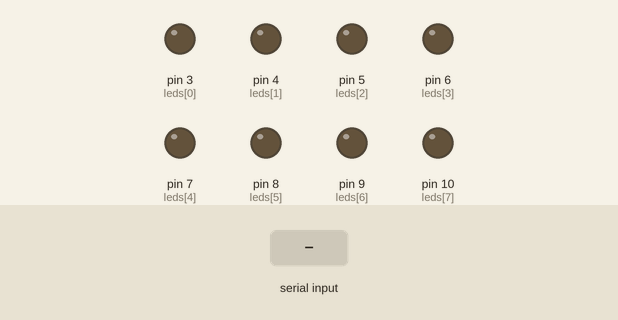
Bench run of a sketch on a simulated Arduino Uno, built with avr-gcc and run on an emulated ATmega328P. Parts: output pins drawn as LEDs (lit = HIGH). Inputs (shaded band) come from the test bench.

Above: at 1.2 s.
1.3 s: "90,45\n" received over Serial
At 2.4 s:
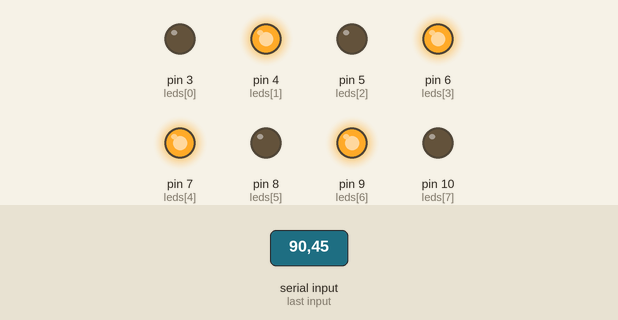
2.8 s: "30,150\n" received over Serial
At 3.5 s:
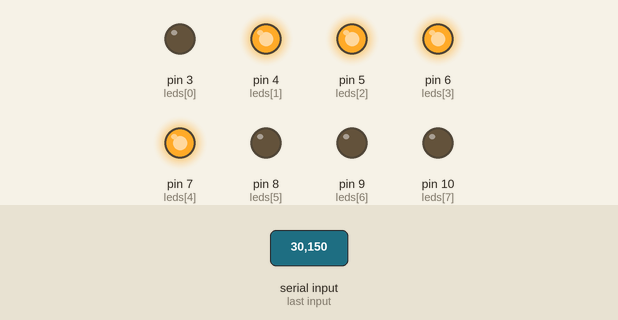
4.3 s: "1\n" received over Serial
At 5.5 s:
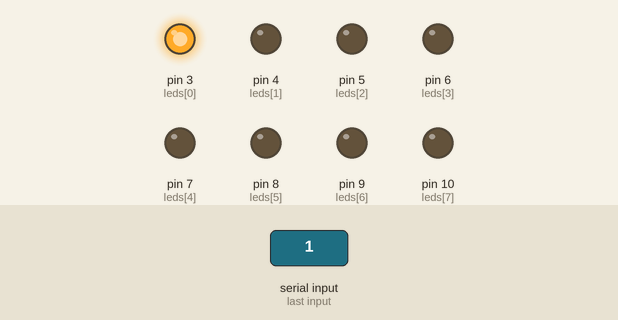
5.8 s: "5\n" received over Serial
At 6.8 s:
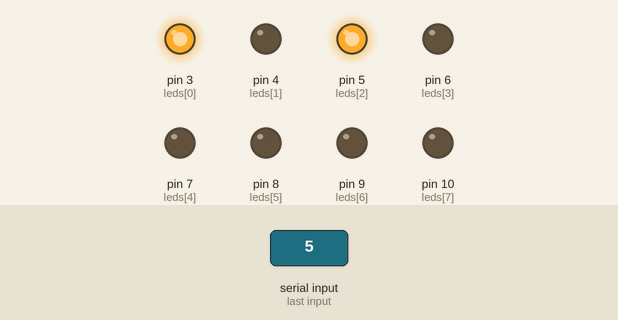
7.3 s: "200\n" received over Serial
At 8.0 s:
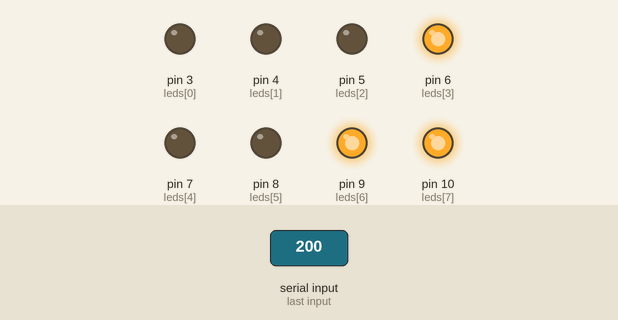
8.8 s: "0\n" received over Serial
At 9.1 s:
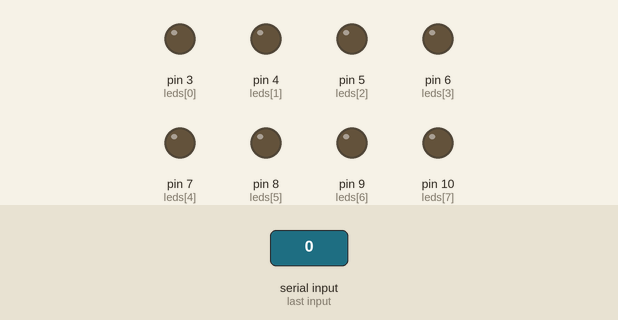
Timing chart, 0 to 11.3 s (numbered marks = the images above; inputs shaded):
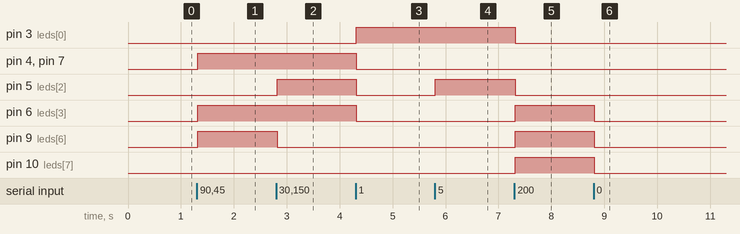

Measured:
- after the input at 1.3 s, pin 4 (leds[1]), pin 6 (leds[3]), pin 7 (leds[4]), pin 9 (leds[6]): LOW → HIGH at once
- after the input at 2.8 s, pin 5 (leds[2]): LOW → HIGH at once; pin 9 (leds[6]): HIGH → LOW at once
- after the input at 4.3 s, pin 3 (leds[0]): LOW → HIGH at once; pin 4 (leds[1]), pin 5 (leds[2]), pin 6 (leds[3]), pin 7 (leds[4]): HIGH → LOW at once
- after the input at 5.8 s, pin 5 (leds[2]): LOW → HIGH at once
- after the input at 7.3 s, pin 3 (leds[0]), pin 5 (leds[2]): HIGH → LOW at once; pin 6 (leds[3]), pin 9 (leds[6]), pin 10 (leds[7]): LOW → HIGH at once
- after the input at 8.8 s, pin 6 (leds[3]), pin 9 (leds[6]), pin 10 (leds[7]): HIGH → LOW at once

The sketch:

PracticaA_PalabraBinarioDecifrador.ino
```cpp
byte leds[8] = {3, 4, 5, 6, 7, 8, 9, 10};
byte letra;

void setup()
{
  for (byte i = 0; i < sizeof(leds); i++)
  {
    pinMode(leds[i], OUTPUT);
  }

  Serial.begin(9600);
  Serial.setTimeout(10);
}

void loop()
{
  if (Serial.available() > 0)
  {
    letra = (byte) Serial.readString().toInt();

    if(letra == 0)
    {
      limpiar();
    }
    else
    {
      encenderLeds(letra);
    }
  }
}

void limpiar()
{
  for (byte i = 0; i < 8; i++)
  {
    digitalWrite(leds[i], 0);
  }
}

void encenderLeds(byte ascii)
{
  for (byte j = 0; j < 8; j++)
  {
    if ( ( (ascii >> j) & 1 )  == 1 )
    {
      digitalWrite(leds[j], 1);
    }
    else
    {
      digitalWrite(leds[j], 0);
    }
  }
}
```
